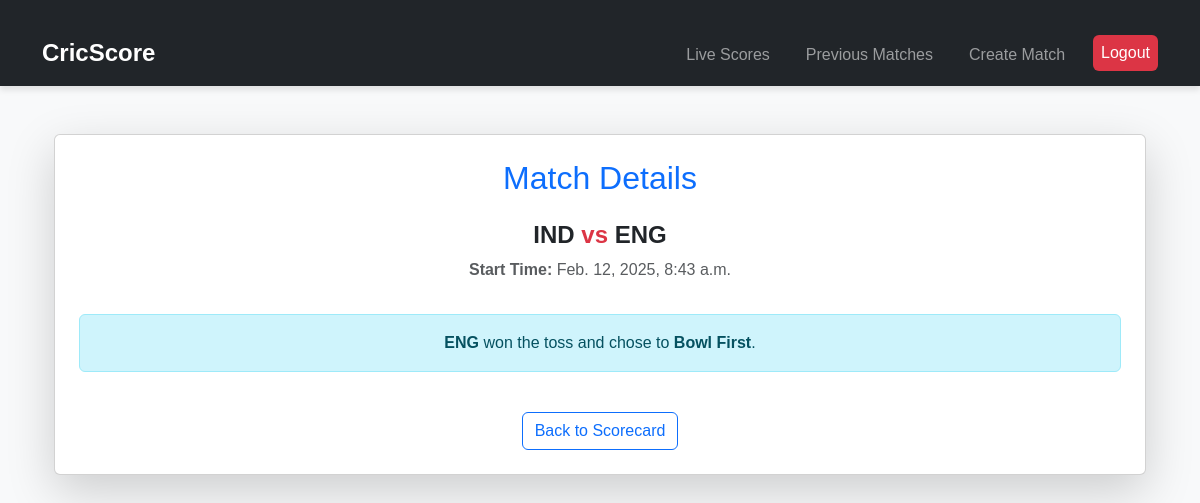
Page /match/69/ (signed in) on the committed database.
### score_app/models.py (models this page shows, shortened)
class Match(models.Model):
    team1 = models.CharField(max_length=100)
    team2 = models.CharField(max_length=100)
    start_time = models.DateTimeField()
    is_live = models.BooleanField(default=False)
    toss_winner = models.CharField(max_length=100, blank=True, null=True)
    toss_decision = models.CharField(max_length=10, choices=[('bat', 'Bat First'), ('bowl', 'Bowl First')], blank=True, null=True)
    batting_first = models.CharField(max_length=100, blank=True, null=True)
    winner = models.CharField(max_length=100, blank=True, null=True)

### score_app/views.py (the view)
# urls.py: path('match/<int:match_id>/', views.match_detail, name='match_detail'),
@login_required
def match_detail(request, match_id):
    match = get_object_or_404(Match, id=match_id)
    return render(request, 'score_app/match_detail.html', {'match': match})

### score_app/templates/score_app/match_detail.html
{% extends 'score_app/base.html' %}
{% block content %}
    <div class="container mt-4">
        <div class="card shadow-lg p-4">
            <h2 class="text-center text-primary">Match Details</h2>
            <div class="match-info text-center my-3">
                <h4 class="fw-bold">{{ match.team1 }} <span class="text-danger">vs</span> {{ match.team2 }}</h4>
                <p class="text-muted"><strong>Start Time:</strong> {{ match.start_time }}</p>
            </div>
            {% if match.toss_winner and match.toss_decision %}
                <div class="alert alert-info text-center">
                    <strong>{{ match.toss_winner }}</strong> won the toss and chose to
                    <strong>{{ match.get_toss_decision_display }}</strong>.
                </div>
            {% else %}
                <div class="alert alert-warning text-center">
                    <p><strong>Toss has not been decided yet.</strong></p>
                </div>
            {% endif %}
            <div class="text-center mt-4">
                {% if match.winner %}
                    <a href="{% url 'previous_matches' %}" class="btn btn-outline-primary">
                        Back to Scorecard
                    </a>
                {% else %}
                    <a href="{% url 'live_scores' %}" class="btn btn-outline-primary">
                        Back to Live Scores
                    </a>
                {% endif %}
            </div>
        </div>
    </div>
{% endblock %}

### score_app/static/score_app/css/style.css (style rules this page uses)
body { font-family: Arial, sans-serif; background-color: #f8f9fa; margin: 0; padding: 0; }
.container { margin-top: 20px; }

### rows in the picture
Match: team1 "IND", team2 "ENG", start_time "Feb. 12, 2025, 8:43 a.m.", toss_winner "ENG", toss_decision "Bowl First"
